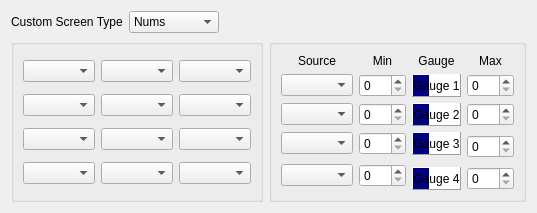
          <widget class="QWidget" name="tab_3">
           <attribute name="title">
            <string>Telemetry screen 3</string>
           </attribute>
           <layout class="QGridLayout" name="gridLayout_32">
            <item row="0" column="0" colspan="2">
             <layout class="QHBoxLayout" name="horizontalLayout_9" stretch="0,0,1">
              <item>
               <widget class="QLabel" name="telemetryCS3Type_LABEL">
                <property name="sizePolicy">
                 <sizepolicy hsizetype="MinimumExpanding" vsizetype="Preferred">
                  <horstretch>0</horstretch>
                  <verstretch>0</verstretch>
                 </sizepolicy>
                </property>
                <property name="text">
                 <string>Custom Screen Type</string>
                </property>
               </widget>
              </item>
              <item>
               <widget class="QComboBox" name="telemetryCSType3">
                <property name="sizePolicy">
                 <sizepolicy hsizetype="MinimumExpanding" vsizetype="Fixed">
                  <horstretch>0</horstretch>
                  <verstretch>0</verstretch>
                 </sizepolicy>
                </property>
                <property name="minimumSize">
                 <size>
                  <width>90</width>
                  <height>0</height>
                 </size>
                </property>
                <item>
                 <property name="text">
                  <string>Nums</string>
                 </property>
                </item>
                <item>
                 <property name="text">
                  <string>Bars</string>
                 </property>
                </item>
               </widget>
              </item>
              <item>
               <spacer name="horizontalSpacer_18">
                <property name="orientation">
                 <enum>Qt::Horizontal</enum>
                </property>
                <property name="sizeHint" stdset="0">
                 <size>
                  <width>40</width>
                  <height>20</height>
                 </size>
                </property>
               </spacer>
              </item>
             </layout>
            </item>
            <item row="1" column="0">
             <widget class="QGroupBox" name="CS3Nums">
              <layout class="QGridLayout" name="telemetryCS3Nums">
               <item row="1" column="0">
                <widget class="QComboBox" name="telemetryCS3F2_CB">
                 <property name="sizePolicy">
                  <sizepolicy hsizetype="Expanding" vsizetype="Fixed">
                   <horstretch>0</horstretch>
                   <verstretch>0</verstretch>
                  </sizepolicy>
                 </property>
                </widget>
               </item>
               <item row="0" column="0">
                <widget class="QComboBox" name="telemetryCS3F1_CB">
                 <property name="sizePolicy">
                  <sizepolicy hsizetype="Expanding" vsizetype="Fixed">
                   <horstretch>0</horstretch>
                   <verstretch>0</verstretch>
                  </sizepolicy>
                 </property>
                </widget>
               </item>
               <item row="2" column="0">
                <widget class="QComboBox" name="telemetryCS3F3_CB">
                 <property name="sizePolicy">
                  <sizepolicy hsizetype="Expanding" vsizetype="Fixed">
                   <horstretch>0</horstretch>
                   <verstretch>0</verstretch>
                  </sizepolicy>
                 </property>
                </widget>
               </item>
               <item row="0" column="2">
                <widget class="QComboBox" name="telemetryCS3F9_CB">
                 <property name="sizePolicy">
                  <sizepolicy hsizetype="Expanding" vsizetype="Fixed">
                   <horstretch>0</horstretch>
                   <verstretch>0</verstretch>
                  </sizepolicy>
                 </property>
                </widget>
               </item>
               <item row="3" column="0">
                <widget class="QComboBox" name="telemetryCS3F4_CB">
                 <property name="sizePolicy">
                  <sizepolicy hsizetype="Expanding" vsizetype="Fixed">
                   <horstretch>0</horstretch>
                   <verstretch>0</verstretch>
                  </sizepolicy>
                 </property>
                </widget>
               </item>
               <item row="0" column="1">
                <widget class="QComboBox" name="telemetryCS3F5_CB">
                 <property name="sizePolicy">
                  <sizepolicy hsizetype="Expanding" vsizetype="Fixed">
                   <horstretch>0</horstretch>
                   <verstretch>0</verstretch>
                  </sizepolicy>
                 </property>
                </widget>
               </item>
               <item row="1" column="1">
                <widget class="QComboBox" name="telemetryCS3F6_CB">
                 <property name="sizePolicy">
                  <sizepolicy hsizetype="Expanding" vsizetype="Fixed">
                   <horstretch>0</horstretch>
                   <verstretch>0</verstretch>
                  </sizepolicy>
                 </property>
                </widget>
               </item>
               <item row="2" column="1">
                <widget class="QComboBox" name="telemetryCS3F7_CB">
                 <property name="sizePolicy">
                  <sizepolicy hsizetype="Expanding" vsizetype="Fixed">
                   <horstretch>0</horstretch>
                   <verstretch>0</verstretch>
                  </sizepolicy>
                 </property>
                </widget>
               </item>
               <item row="3" column="1">
                <widget class="QComboBox" name="telemetryCS3F8_CB">
                 <property name="sizePolicy">
                  <sizepolicy hsizetype="Expanding" vsizetype="Fixed">
                   <horstretch>0</horstretch>
                   <verstretch>0</verstretch>
                  </sizepolicy>
                 </property>
                </widget>
               </item>
               <item row="1" column="2">
                <widget class="QComboBox" name="telemetryCS3F10_CB">
                 <property name="sizePolicy">
                  <sizepolicy hsizetype="Expanding" vsizetype="Fixed">
                   <horstretch>0</horstretch>
                   <verstretch>0</verstretch>
                  </sizepolicy>
                 </property>
                </widget>
               </item>
               <item row="2" column="2">
                <widget class="QComboBox" name="telemetryCS3F11_CB">
                 <property name="sizePolicy">
                  <sizepolicy hsizetype="Expanding" vsizetype="Fixed">
                   <horstretch>0</horstretch>
                   <verstretch>0</verstretch>
                  </sizepolicy>
                 </property>
                </widget>
               </item>
               <item row="3" column="2">
                <widget class="QComboBox" name="telemetryCS3F12_CB">
                 <property name="sizePolicy">
                  <sizepolicy hsizetype="Expanding" vsizetype="Fixed">
                   <horstretch>0</horstretch>
                   <verstretch>0</verstretch>
                  </sizepolicy>
                 </property>
                </widget>
               </item>
              </layout>
             </widget>
            </item>
            <item row="1" column="1">
             <widget class="QGroupBox" name="CS3Bars">
              <layout class="QGridLayout" name="telemetryCS3Bars" columnstretch="1,0,1,0">
               <item row="0" column="0">
                <widget class="QLabel" name="label_277">
                 <property name="text">
                  <string>Source</string>
                 </property>
                 <property name="alignment">
                  <set>Qt::AlignCenter</set>
                 </property>
                </widget>
               </item>
               <item row="0" column="1">
                <widget class="QLabel" name="label_278">
                 <property name="text">
                  <string>Min</string>
                 </property>
                 <property name="alignment">
                  <set>Qt::AlignCenter</set>
                 </property>
                </widget>
               </item>
               <item row="0" column="2">
                <widget class="QLabel" name="label_279">
                 <property name="text">
                  <string>Gauge</string>
                 </property>
                 <property name="alignment">
                  <set>Qt::AlignCenter</set>
                 </property>
                </widget>
               </item>
               <item row="0" column="3">
                <widget class="QLabel" name="label_280">
                 <property name="text">
                  <string>Max</string>
                 </property>
                 <property name="alignment">
                  <set>Qt::AlignCenter</set>
                 </property>
                </widget>
               </item>
               <item row="1" column="0">
                <widget class="QComboBox" name="telBarCS3B1_CB">
                 <property name="sizePolicy">
                  <sizepolicy hsizetype="MinimumExpanding" vsizetype="Fixed">
                   <horstretch>0</horstretch>
                   <verstretch>0</verstretch>
                  </sizepolicy>
                 </property>
                </widget>
               </item>
               <item row="1" column="1">
                <widget class="QDoubleSpinBox" name="telMinCS3SB1">
                 <property name="decimals">
                  <number>0</number>
                 </property>
                </widget>
               </item>
               <item row="1" column="2">
                <widget class="QLabel" name="telBarCS3BAR1">
                 <property name="autoFillBackground">
                  <bool>false</bool>
                 </property>
                 <property name="styleSheet">
                  <string notr="true">Background:qlineargradient(spread:pad, x1:0, y1:0, x2:1, y2:0, stop:0 rgba(0, 0, 128, 255), stop:0.339795 rgba(0, 0, 128, 255), stop:0.339799 rgba(255, 255, 255, 255), stop:0.662444 rgba(255, 255, 255, 255),)
</string>
                 </property>
                 <property name="frameShape">
                  <enum>QFrame::Panel</enum>
                 </property>
                 <property name="frameShadow">
                  <enum>QFrame::Raised</enum>
                 </property>
                 <property name="text">
                  <string>Gauge 1</string>
                 </property>
                 <property name="alignment">
                  <set>Qt::AlignCenter</set>
                 </property>
                </widget>
               </item>
               <item row="1" column="3">
                <widget class="QDoubleSpinBox" name="telMaxCS3SB1">
                 <property name="decimals">
                  <number>0</number>
                 </property>
                </widget>
               </item>
               <item row="2" column="0">
                <widget class="QComboBox" name="telBarCS3B2_CB"/>
               </item>
               <item row="2" column="1">
                <widget class="QDoubleSpinBox" name="telMinCS3SB2">
                 <property name="decimals">
                  <number>0</number>
                 </property>
                </widget>
               </item>
               <item row="2" column="2">
                <widget class="QLabel" name="telBarCS3BAR2">
                 <property name="autoFillBackground">
                  <bool>false</bool>
                 </property>
                 <property name="styleSheet">
                  <string notr="true">Background:qlineargradient(spread:pad, x1:0, y1:0, x2:1, y2:0, stop:0 rgba(0, 0, 128, 255), stop:0.339795 rgba(0, 0, 128, 255), stop:0.339799 rgba(255, 255, 255, 255), stop:0.662444 rgba(255, 255, 255, 255),)
</string>
                 </property>
                 <property name="frameShape">
                  <enum>QFrame::Panel</enum>
                 </property>
                 <property name="frameShadow">
                  <enum>QFrame::Raised</enum>
                 </property>
                 <property name="text">
                  <string>Gauge 2</string>
                 </property>
                 <property name="alignment">
                  <set>Qt::AlignCenter</set>
                 </property>
                </widget>
               </item>
               <item row="2" column="3">
                <widget class="QDoubleSpinBox" name="telMaxCS3SB2">
                 <property name="decimals">
                  <number>0</number>
                 </property>
                </widget>
               </item>
               <item row="3" column="0">
                <widget class="QComboBox" name="telBarCS3B3_CB"/>
               </item>
               <item row="3" column="1">
                <widget class="QDoubleSpinBox" name="telMinCS3SB3">
                 <property name="decimals">
                  <number>0</number>
                 </property>
                </widget>
               </item>
               <item row="3" column="2">
                <widget class="QLabel" name="telBarCS3BAR3">
                 <property name="autoFillBackground">
                  <bool>false</bool>
                 </property>
                 <property name="styleSheet">
                  <string notr="true">Background:qlineargradient(spread:pad, x1:0, y1:0, x2:1, y2:0, stop:0 rgba(0, 0, 128, 255), stop:0.339795 rgba(0, 0, 128, 255), stop:0.339799 rgba(255, 255, 255, 255), stop:0.662444 rgba(255, 255, 255, 255),)
</string>
                 </property>
                 <property name="frameShape">
                  <enum>QFrame::Panel</enum>
                 </property>
                 <property name="frameShadow">
                  <enum>QFrame::Raised</enum>
                 </property>
                 <property name="text">
                  <string>Gauge 3</string>
                 </property>
                 <property name="alignment">
                  <set>Qt::AlignCenter</set>
                 </property>
                </widget>
               </item>
               <item row="3" column="3" rowspan="2">
                <widget class="QDoubleSpinBox" name="telMaxCS3SB3">
                 <property name="decimals">
                  <number>0</number>
                 </property>
                </widget>
               </item>
               <item row="4" column="0" rowspan="2">
                <widget class="QComboBox" name="telBarCS3B4_CB"/>
               </item>
               <item row="4" column="1" rowspan="2">
                <widget class="QDoubleSpinBox" name="telMinCS3SB4">
                 <property name="decimals">
                  <number>0</number>
                 </property>
                </widget>
               </item>
               <item row="5" column="2">
                <widget class="QLabel" name="telBarCS3BAR4">
                 <property name="autoFillBackground">
                  <bool>false</bool>
                 </property>
                 <property name="styleSheet">
                  <string notr="true">Background:qlineargradient(spread:pad, x1:0, y1:0, x2:1, y2:0, stop:0 rgba(0, 0, 128, 255), stop:0.339795 rgba(0, 0, 128, 255), stop:0.339799 rgba(255, 255, 255, 255), stop:0.662444 rgba(255, 255, 255, 255),)
</string>
                 </property>
                 <property name="frameShape">
                  <enum>QFrame::Panel</enum>
                 </property>
                 <property name="frameShadow">
                  <enum>QFrame::Raised</enum>
                 </property>
                 <property name="text">
                  <string>Gauge 4</string>
                 </property>
                 <property name="alignment">
                  <set>Qt::AlignCenter</set>
                 </property>
                </widget>
               </item>
               <item row="5" column="3">
                <widget class="QDoubleSpinBox" name="telMaxCS3SB4">
                 <property name="decimals">
                  <number>0</number>
                 </property>
                </widget>
               </item>
              </layout>
             </widget>
            </item>
           </layout>
          </widget>
